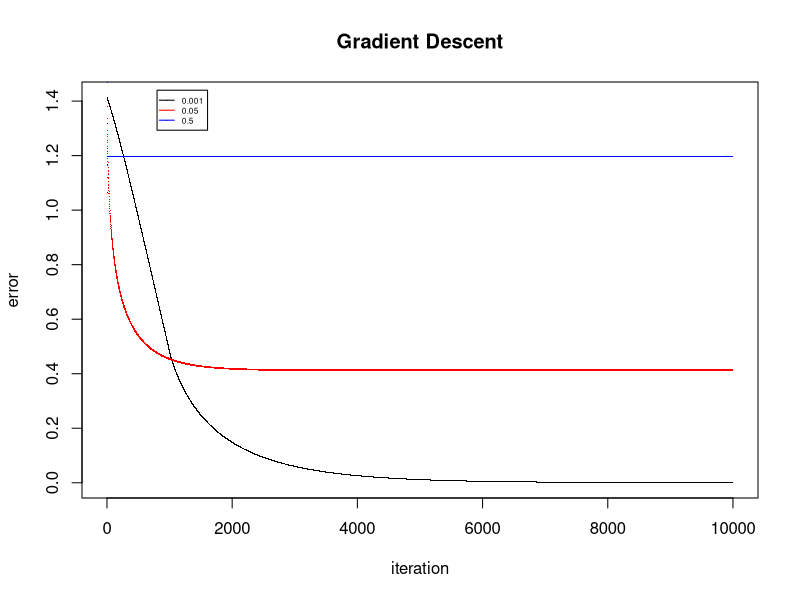
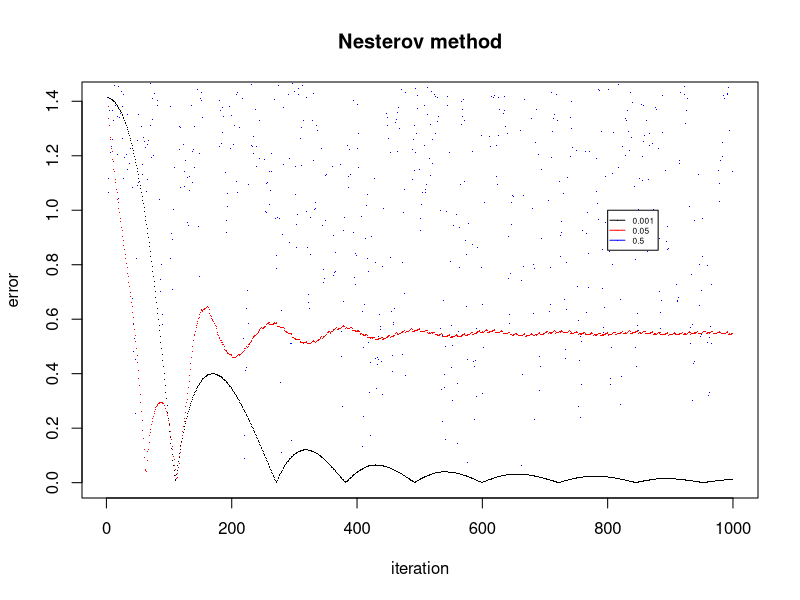

Generate these figures, in order, with R:
## ---- chunk 1
# Rosenbrock Banana function.
banana = function(x) {   
  x1 = x[1]
  x2 = x[2]
  100*(x2 - x1^2 )^2 + (1 - x1)^2
}

# Gradient of the banana function.
gradient_banana = function(x) {
  x1 = x[1]
  x2 = x[2]
  c(-400 * x1 * (x2 - x1^2) - 2 * (1 - x1), 200 * (x2 - x1^2 ))
}

gradient_descent <- function(f, gradf, startx, alpha) {
  epsilon = 10^-4
  max_iter = 10^4
  iter <- 0
  xs <- c(1,1)
  x <- startx
  error <- c()
  
  while(norm(gradf(x),type = "2") > epsilon & iter < max_iter) {
    iter <- iter + 1
    gf <- gradf(x)
    d <- gf/norm(gf,type = "2")
    x <- x - alpha*d
    error[iter] <-norm(x-xs,type = "2")
  }
  
  return (list(x=x, iter=iter, gf=gf, error=error))
}

a1 <- gradient_descent(banana, gradient_banana, c(0,0),0.001)
a2 <- gradient_descent(banana, gradient_banana, c(0,0),0.05)
a3 <- gradient_descent(banana, gradient_banana, c(0,0),0.5)
plot(1:a1$iter, a1$error, main = "Gradient Descent", pch = ".", xlab = "iteration", ylab = "error")
points(1:a2$iter, a2$error,col = 'red',pch=".")
points(1:a3$iter, a3$error,col = 'blue',pch=".")
legend(800,1.44,legend = c("0.001","0.05","0.5"),col = c("black","red","blue"),pch = c(".",".","."),lty = 1,cex = 0.5)
## ---- chunk 2
gradientdescentN <- function(f, gradf, startx,alpha) {
  epsilon = 10^-4
  max_iter = 10^3
  iter <- 1
  xs <- c(1,1)
  x <- startx
  y <- startx
  sigma <- 1
  error <- c()

  while(norm(gradf(x), type = "2") > epsilon & iter < max_iter) {
    iter <- iter + 1
    gf <- gradf(y)
    d <- gf/norm(gf,type = "2")
    xnew <- y - alpha*d
    sigmanew <- (1+sqrt(1+4*sigma^2))/2
    ynew <- xnew +((sigma-1)/sigmanew)*(xnew-x)
    error[iter] <- norm(x-xs, type = "2")
    
    x <-xnew
    y <-ynew
    sigma <-sigmanew
  }
  
  return (list(x=xnew, iter=iter, gf=gf, error=error))
}

a1 <- gradientdescentN(banana, gradient_banana, c(0,0),0.001)
a2 <- gradientdescentN(banana, gradient_banana, c(0,0),0.05)
a3 <- gradientdescentN(banana, gradient_banana, c(0,0),0.5)
plot(1:a1$iter, a1$error, main = "Nesterov method", pch=".", xlab = "iteration", ylab = "error")
points(1:a2$iter, a2$error,col = 'red',pch=".")
points(1:a3$iter, a3$error,col = 'blue',pch=".")
legend(800,1,legend = c("0.001","0.05","0.5"),col = c("black","red","blue"),pch = c(".",".","."),lty = 1,cex = 0.5)
